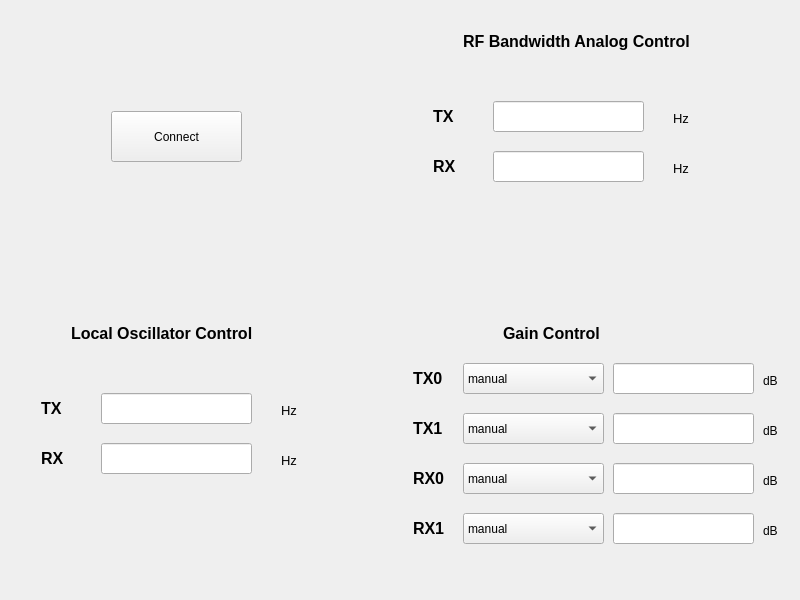
<?xml version="1.0" encoding="UTF-8"?>
<ui version="4.0">
 <class>ad9361main</class>
 <widget class="QWidget" name="ad9361main">
  <property name="geometry">
   <rect>
    <x>0</x>
    <y>0</y>
    <width>800</width>
    <height>600</height>
   </rect>
  </property>
  <property name="windowTitle">
   <string>Form</string>
  </property>
  <layout class="QGridLayout" name="gridLayout_2">
   <item row="0" column="1">
    <widget class="QWidget" name="widget_2" native="true">
     <widget class="QLabel" name="label_6">
      <property name="geometry">
       <rect>
        <x>60</x>
        <y>10</y>
        <width>301</width>
        <height>41</height>
       </rect>
      </property>
      <property name="text">
       <string>&lt;html&gt;&lt;head/&gt;&lt;body&gt;&lt;p&gt;&lt;span style=&quot; font-size:12pt; font-weight:600;&quot;&gt;RF Bandwidth Analog Control&lt;/span&gt;&lt;/p&gt;&lt;/body&gt;&lt;/html&gt;</string>
      </property>
     </widget>
     <widget class="QLineEdit" name="lineEdit_TXBW">
      <property name="geometry">
       <rect>
        <x>90</x>
        <y>90</y>
        <width>151</width>
        <height>31</height>
       </rect>
      </property>
     </widget>
     <widget class="QLabel" name="label_7">
      <property name="geometry">
       <rect>
        <x>30</x>
        <y>90</y>
        <width>31</width>
        <height>31</height>
       </rect>
      </property>
      <property name="text">
       <string>&lt;html&gt;&lt;head/&gt;&lt;body&gt;&lt;p&gt;&lt;span style=&quot; font-size:12pt; font-weight:600;&quot;&gt;TX&lt;/span&gt;&lt;/p&gt;&lt;/body&gt;&lt;/html&gt;</string>
      </property>
     </widget>
     <widget class="QLabel" name="label_8">
      <property name="geometry">
       <rect>
        <x>270</x>
        <y>100</y>
        <width>21</width>
        <height>16</height>
       </rect>
      </property>
      <property name="text">
       <string>&lt;html&gt;&lt;head/&gt;&lt;body&gt;&lt;p&gt;&lt;span style=&quot; font-size:10pt;&quot;&gt;Hz&lt;/span&gt;&lt;/p&gt;&lt;/body&gt;&lt;/html&gt;</string>
      </property>
     </widget>
     <widget class="QLineEdit" name="lineEdit_RXBW">
      <property name="geometry">
       <rect>
        <x>90</x>
        <y>140</y>
        <width>151</width>
        <height>31</height>
       </rect>
      </property>
     </widget>
     <widget class="QLabel" name="label_9">
      <property name="geometry">
       <rect>
        <x>270</x>
        <y>150</y>
        <width>31</width>
        <height>16</height>
       </rect>
      </property>
      <property name="text">
       <string>&lt;html&gt;&lt;head/&gt;&lt;body&gt;&lt;p&gt;&lt;span style=&quot; font-size:10pt;&quot;&gt;Hz&lt;/span&gt;&lt;/p&gt;&lt;/body&gt;&lt;/html&gt;</string>
      </property>
     </widget>
     <widget class="QLabel" name="label_10">
      <property name="geometry">
       <rect>
        <x>30</x>
        <y>140</y>
        <width>31</width>
        <height>31</height>
       </rect>
      </property>
      <property name="text">
       <string>&lt;html&gt;&lt;head/&gt;&lt;body&gt;&lt;p&gt;&lt;span style=&quot; font-size:12pt; font-weight:600;&quot;&gt;RX&lt;/span&gt;&lt;/p&gt;&lt;/body&gt;&lt;/html&gt;</string>
      </property>
     </widget>
    </widget>
   </item>
   <item row="1" column="0">
    <widget class="QWidget" name="widget_3" native="true">
     <widget class="QLabel" name="label_21">
      <property name="geometry">
       <rect>
        <x>60</x>
        <y>10</y>
        <width>271</width>
        <height>41</height>
       </rect>
      </property>
      <property name="text">
       <string>&lt;html&gt;&lt;head/&gt;&lt;body&gt;&lt;p&gt;&lt;span style=&quot; font-size:12pt; font-weight:600;&quot;&gt;Local Oscillator Control&lt;/span&gt;&lt;/p&gt;&lt;/body&gt;&lt;/html&gt;</string>
      </property>
     </widget>
     <widget class="QLineEdit" name="lineEdit_TXLO">
      <property name="geometry">
       <rect>
        <x>90</x>
        <y>90</y>
        <width>151</width>
        <height>31</height>
       </rect>
      </property>
     </widget>
     <widget class="QLabel" name="label_22">
      <property name="geometry">
       <rect>
        <x>30</x>
        <y>90</y>
        <width>31</width>
        <height>31</height>
       </rect>
      </property>
      <property name="text">
       <string>&lt;html&gt;&lt;head/&gt;&lt;body&gt;&lt;p&gt;&lt;span style=&quot; font-size:12pt; font-weight:600;&quot;&gt;TX&lt;/span&gt;&lt;/p&gt;&lt;/body&gt;&lt;/html&gt;</string>
      </property>
     </widget>
     <widget class="QLabel" name="label_23">
      <property name="geometry">
       <rect>
        <x>270</x>
        <y>100</y>
        <width>21</width>
        <height>16</height>
       </rect>
      </property>
      <property name="text">
       <string>&lt;html&gt;&lt;head/&gt;&lt;body&gt;&lt;p&gt;&lt;span style=&quot; font-size:10pt;&quot;&gt;Hz&lt;/span&gt;&lt;/p&gt;&lt;/body&gt;&lt;/html&gt;</string>
      </property>
     </widget>
     <widget class="QLineEdit" name="lineEdit_RXLO">
      <property name="geometry">
       <rect>
        <x>90</x>
        <y>140</y>
        <width>151</width>
        <height>31</height>
       </rect>
      </property>
     </widget>
     <widget class="QLabel" name="label_24">
      <property name="geometry">
       <rect>
        <x>270</x>
        <y>150</y>
        <width>31</width>
        <height>16</height>
       </rect>
      </property>
      <property name="text">
       <string>&lt;html&gt;&lt;head/&gt;&lt;body&gt;&lt;p&gt;&lt;span style=&quot; font-size:10pt;&quot;&gt;Hz&lt;/span&gt;&lt;/p&gt;&lt;/body&gt;&lt;/html&gt;</string>
      </property>
     </widget>
     <widget class="QLabel" name="label_25">
      <property name="geometry">
       <rect>
        <x>30</x>
        <y>140</y>
        <width>31</width>
        <height>31</height>
       </rect>
      </property>
      <property name="text">
       <string>&lt;html&gt;&lt;head/&gt;&lt;body&gt;&lt;p&gt;&lt;span style=&quot; font-size:12pt; font-weight:600;&quot;&gt;RX&lt;/span&gt;&lt;/p&gt;&lt;/body&gt;&lt;/html&gt;</string>
      </property>
     </widget>
    </widget>
   </item>
   <item row="0" column="0">
    <widget class="QWidget" name="widget" native="true">
     <widget class="QPushButton" name="pushButton_CONNECT">
      <property name="geometry">
       <rect>
        <x>100</x>
        <y>100</y>
        <width>131</width>
        <height>51</height>
       </rect>
      </property>
      <property name="text">
       <string>Connect</string>
      </property>
     </widget>
    </widget>
   </item>
   <item row="1" column="1">
    <widget class="QWidget" name="widget_4" native="true">
     <widget class="QLabel" name="label_36">
      <property name="geometry">
       <rect>
        <x>100</x>
        <y>10</y>
        <width>151</width>
        <height>41</height>
       </rect>
      </property>
      <property name="text">
       <string>&lt;html&gt;&lt;head/&gt;&lt;body&gt;&lt;p&gt;&lt;span style=&quot; font-size:12pt; font-weight:600;&quot;&gt;Gain Control&lt;/span&gt;&lt;/p&gt;&lt;/body&gt;&lt;/html&gt;</string>
      </property>
     </widget>
     <widget class="QLabel" name="label_37">
      <property name="geometry">
       <rect>
        <x>10</x>
        <y>60</y>
        <width>41</width>
        <height>31</height>
       </rect>
      </property>
      <property name="text">
       <string>&lt;html&gt;&lt;head/&gt;&lt;body&gt;&lt;p&gt;&lt;span style=&quot; font-size:12pt; font-weight:600;&quot;&gt;TX0&lt;/span&gt;&lt;/p&gt;&lt;/body&gt;&lt;/html&gt;</string>
      </property>
     </widget>
     <widget class="QLabel" name="label_38">
      <property name="geometry">
       <rect>
        <x>360</x>
        <y>70</y>
        <width>21</width>
        <height>16</height>
       </rect>
      </property>
      <property name="text">
       <string>&lt;html&gt;&lt;head/&gt;&lt;body&gt;&lt;p&gt;dB&lt;/p&gt;&lt;/body&gt;&lt;/html&gt;</string>
      </property>
     </widget>
     <widget class="QLineEdit" name="lineEdit_TX0">
      <property name="geometry">
       <rect>
        <x>210</x>
        <y>60</y>
        <width>141</width>
        <height>31</height>
       </rect>
      </property>
     </widget>
     <widget class="QComboBox" name="comboBox_TX0">
      <property name="geometry">
       <rect>
        <x>60</x>
        <y>60</y>
        <width>141</width>
        <height>31</height>
       </rect>
      </property>
      <item>
       <property name="text">
        <string>manual</string>
       </property>
      </item>
      <item>
       <property name="text">
        <string>slow_attack</string>
       </property>
      </item>
      <item>
       <property name="text">
        <string>hybrid</string>
       </property>
      </item>
      <item>
       <property name="text">
        <string>fast_attack</string>
       </property>
      </item>
     </widget>
     <widget class="QLabel" name="label_39">
      <property name="geometry">
       <rect>
        <x>360</x>
        <y>120</y>
        <width>21</width>
        <height>16</height>
       </rect>
      </property>
      <property name="text">
       <string>&lt;html&gt;&lt;head/&gt;&lt;body&gt;&lt;p&gt;dB&lt;/p&gt;&lt;/body&gt;&lt;/html&gt;</string>
      </property>
     </widget>
     <widget class="QLabel" name="label_40">
      <property name="geometry">
       <rect>
        <x>10</x>
        <y>110</y>
        <width>41</width>
        <height>31</height>
       </rect>
      </property>
      <property name="text">
       <string>&lt;html&gt;&lt;head/&gt;&lt;body&gt;&lt;p&gt;&lt;span style=&quot; font-size:12pt; font-weight:600;&quot;&gt;TX1&lt;/span&gt;&lt;/p&gt;&lt;/body&gt;&lt;/html&gt;</string>
      </property>
     </widget>
     <widget class="QLineEdit" name="lineEdit_TX1">
      <property name="geometry">
       <rect>
        <x>210</x>
        <y>110</y>
        <width>141</width>
        <height>31</height>
       </rect>
      </property>
     </widget>
     <widget class="QLabel" name="label_41">
      <property name="geometry">
       <rect>
        <x>360</x>
        <y>170</y>
        <width>21</width>
        <height>16</height>
       </rect>
      </property>
      <property name="text">
       <string>&lt;html&gt;&lt;head/&gt;&lt;body&gt;&lt;p&gt;dB&lt;/p&gt;&lt;/body&gt;&lt;/html&gt;</string>
      </property>
     </widget>
     <widget class="QLabel" name="label_42">
      <property name="geometry">
       <rect>
        <x>10</x>
        <y>160</y>
        <width>41</width>
        <height>31</height>
       </rect>
      </property>
      <property name="text">
       <string>&lt;html&gt;&lt;head/&gt;&lt;body&gt;&lt;p&gt;&lt;span style=&quot; font-size:12pt; font-weight:600;&quot;&gt;RX0&lt;/span&gt;&lt;/p&gt;&lt;/body&gt;&lt;/html&gt;</string>
      </property>
     </widget>
     <widget class="QLineEdit" name="lineEdit_RX0">
      <property name="geometry">
       <rect>
        <x>210</x>
        <y>160</y>
        <width>141</width>
        <height>31</height>
       </rect>
      </property>
     </widget>
     <widget class="QLabel" name="label_43">
      <property name="geometry">
       <rect>
        <x>360</x>
        <y>220</y>
        <width>21</width>
        <height>16</height>
       </rect>
      </property>
      <property name="text">
       <string>&lt;html&gt;&lt;head/&gt;&lt;body&gt;&lt;p&gt;dB&lt;/p&gt;&lt;/body&gt;&lt;/html&gt;</string>
      </property>
     </widget>
     <widget class="QLabel" name="label_44">
      <property name="geometry">
       <rect>
        <x>10</x>
        <y>210</y>
        <width>41</width>
        <height>31</height>
       </rect>
      </property>
      <property name="text">
       <string>&lt;html&gt;&lt;head/&gt;&lt;body&gt;&lt;p&gt;&lt;span style=&quot; font-size:12pt; font-weight:600;&quot;&gt;RX1&lt;/span&gt;&lt;/p&gt;&lt;/body&gt;&lt;/html&gt;</string>
      </property>
     </widget>
     <widget class="QLineEdit" name="lineEdit_RX1">
      <property name="geometry">
       <rect>
        <x>210</x>
        <y>210</y>
        <width>141</width>
        <height>31</height>
       </rect>
      </property>
     </widget>
     <widget class="QComboBox" name="comboBox_TX1">
      <property name="geometry">
       <rect>
        <x>60</x>
        <y>110</y>
        <width>141</width>
        <height>31</height>
       </rect>
      </property>
      <item>
       <property name="text">
        <string>manual</string>
       </property>
      </item>
      <item>
       <property name="text">
        <string>slow_attack</string>
       </property>
      </item>
      <item>
       <property name="text">
        <string>hybrid</string>
       </property>
      </item>
      <item>
       <property name="text">
        <string>fast_attack</string>
       </property>
      </item>
     </widget>
     <widget class="QComboBox" name="comboBox_RX0">
      <property name="geometry">
       <rect>
        <x>60</x>
        <y>160</y>
        <width>141</width>
        <height>31</height>
       </rect>
      </property>
      <item>
       <property name="text">
        <string>manual</string>
       </property>
      </item>
      <item>
       <property name="text">
        <string>slow_attack</string>
       </property>
      </item>
      <item>
       <property name="text">
        <string>hybrid</string>
       </property>
      </item>
      <item>
       <property name="text">
        <string>fast_attack</string>
       </property>
      </item>
     </widget>
     <widget class="QComboBox" name="comboBox_RX1">
      <property name="geometry">
       <rect>
        <x>60</x>
        <y>210</y>
        <width>141</width>
        <height>31</height>
       </rect>
      </property>
      <item>
       <property name="text">
        <string>manual</string>
       </property>
      </item>
      <item>
       <property name="text">
        <string>slow_attack</string>
       </property>
      </item>
      <item>
       <property name="text">
        <string>hybrid</string>
       </property>
      </item>
      <item>
       <property name="text">
        <string>fast_attack</string>
       </property>
      </item>
     </widget>
    </widget>
   </item>
  </layout>
 </widget>
 <resources/>
 <connections/>
</ui>
